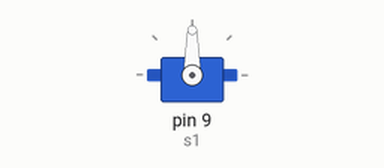
Recording of a sketch running on a simulated Arduino Uno, built with avr-gcc and run on an emulated ATmega328P. On the bench: servo.

Above: at 7.3 s.
At 24.5 s:
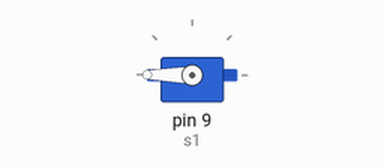
Timing chart, 0 to 26.0 s (numbered marks = the images above):
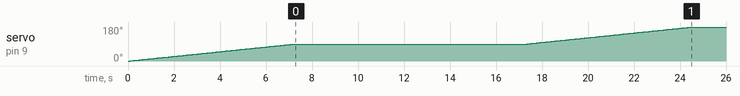

Measured:
- by itself, servo on pin 9 (s1): moves from 0° to 180° over 24.4 s

The sketch:

Servo.ino
```cpp
#include<Servo.h>
Servo s1;
void setup() {
s1.attach(9);

}

void loop() {
  s1.write(0);
  delay(0);

  for (int i=0; i<= 90;  i+= 1) {
    s1.write(i);
    delay(80);
  }
  delay(10000);
   for (int i=90; i<= 180;  i+= 1) {
    s1.write(i);
    delay(80);
  }
  delay(50000);
}
```
